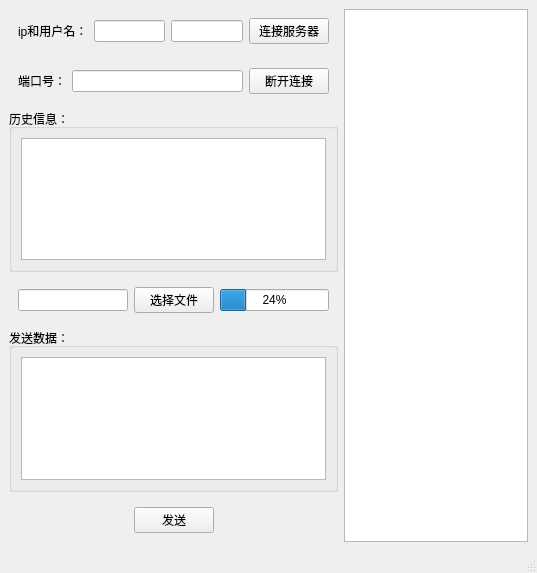
<?xml version="1.0" encoding="UTF-8"?>
<ui version="4.0">
 <class>MainWindow</class>
 <widget class="QMainWindow" name="MainWindow">
  <property name="geometry">
   <rect>
    <x>0</x>
    <y>0</y>
    <width>537</width>
    <height>573</height>
   </rect>
  </property>
  <property name="windowTitle">
   <string>客户端</string>
  </property>
  <widget class="QWidget" name="centralwidget">
   <layout class="QHBoxLayout" name="horizontalLayout_7">
    <item>
     <layout class="QVBoxLayout" name="verticalLayout">
      <item>
       <widget class="QWidget" name="widget_3" native="true">
        <layout class="QHBoxLayout" name="horizontalLayout_5">
         <item>
          <widget class="QLabel" name="portLabel_2">
           <property name="text">
            <string>ip和用户名：</string>
           </property>
          </widget>
         </item>
         <item>
          <widget class="QLineEdit" name="IP"/>
         </item>
         <item>
          <widget class="QLineEdit" name="userName"/>
         </item>
         <item>
          <widget class="QPushButton" name="connect">
           <property name="text">
            <string>连接服务器</string>
           </property>
          </widget>
         </item>
        </layout>
       </widget>
      </item>
      <item>
       <widget class="QWidget" name="widget" native="true">
        <layout class="QHBoxLayout" name="horizontalLayout">
         <item>
          <widget class="QLabel" name="portLabel">
           <property name="text">
            <string>端口号：</string>
           </property>
          </widget>
         </item>
         <item>
          <widget class="QLineEdit" name="port"/>
         </item>
         <item>
          <widget class="QPushButton" name="disconnect">
           <property name="text">
            <string>断开连接</string>
           </property>
          </widget>
         </item>
        </layout>
       </widget>
      </item>
      <item>
       <widget class="QGroupBox" name="groupBox">
        <property name="title">
         <string>历史信息：</string>
        </property>
        <layout class="QHBoxLayout" name="horizontalLayout_2">
         <item>
          <widget class="QTextEdit" name="record">
           <property name="enabled">
            <bool>true</bool>
           </property>
          </widget>
         </item>
        </layout>
       </widget>
      </item>
      <item>
       <widget class="QWidget" name="widget_4" native="true">
        <layout class="QHBoxLayout" name="horizontalLayout_6">
         <item>
          <widget class="QLineEdit" name="filePath"/>
         </item>
         <item>
          <widget class="QPushButton" name="selFile">
           <property name="text">
            <string>选择文件</string>
           </property>
          </widget>
         </item>
         <item>
          <widget class="QProgressBar" name="progressBar">
           <property name="value">
            <number>24</number>
           </property>
          </widget>
         </item>
        </layout>
       </widget>
      </item>
      <item>
       <widget class="QGroupBox" name="groupBox_2">
        <property name="title">
         <string>发送数据：</string>
        </property>
        <layout class="QHBoxLayout" name="horizontalLayout_3">
         <item>
          <widget class="QTextEdit" name="Msg"/>
         </item>
        </layout>
       </widget>
      </item>
      <item>
       <widget class="QWidget" name="widget_2" native="true">
        <layout class="QHBoxLayout" name="horizontalLayout_4">
         <item>
          <spacer name="horizontalSpacer">
           <property name="orientation">
            <enum>Qt::Horizontal</enum>
           </property>
           <property name="sizeHint" stdset="0">
            <size>
             <width>40</width>
             <height>20</height>
            </size>
           </property>
          </spacer>
         </item>
         <item>
          <widget class="QPushButton" name="sendMsg">
           <property name="text">
            <string>发送</string>
           </property>
          </widget>
         </item>
         <item>
          <spacer name="horizontalSpacer_2">
           <property name="orientation">
            <enum>Qt::Horizontal</enum>
           </property>
           <property name="sizeHint" stdset="0">
            <size>
             <width>108</width>
             <height>20</height>
            </size>
           </property>
          </spacer>
         </item>
        </layout>
       </widget>
      </item>
     </layout>
    </item>
    <item>
     <widget class="QListView" name="friendList"/>
    </item>
   </layout>
  </widget>
  <widget class="QMenuBar" name="menubar">
   <property name="geometry">
    <rect>
     <x>0</x>
     <y>0</y>
     <width>537</width>
     <height>21</height>
    </rect>
   </property>
  </widget>
  <widget class="QStatusBar" name="statusbar"/>
 </widget>
 <resources/>
 <connections/>
</ui>
